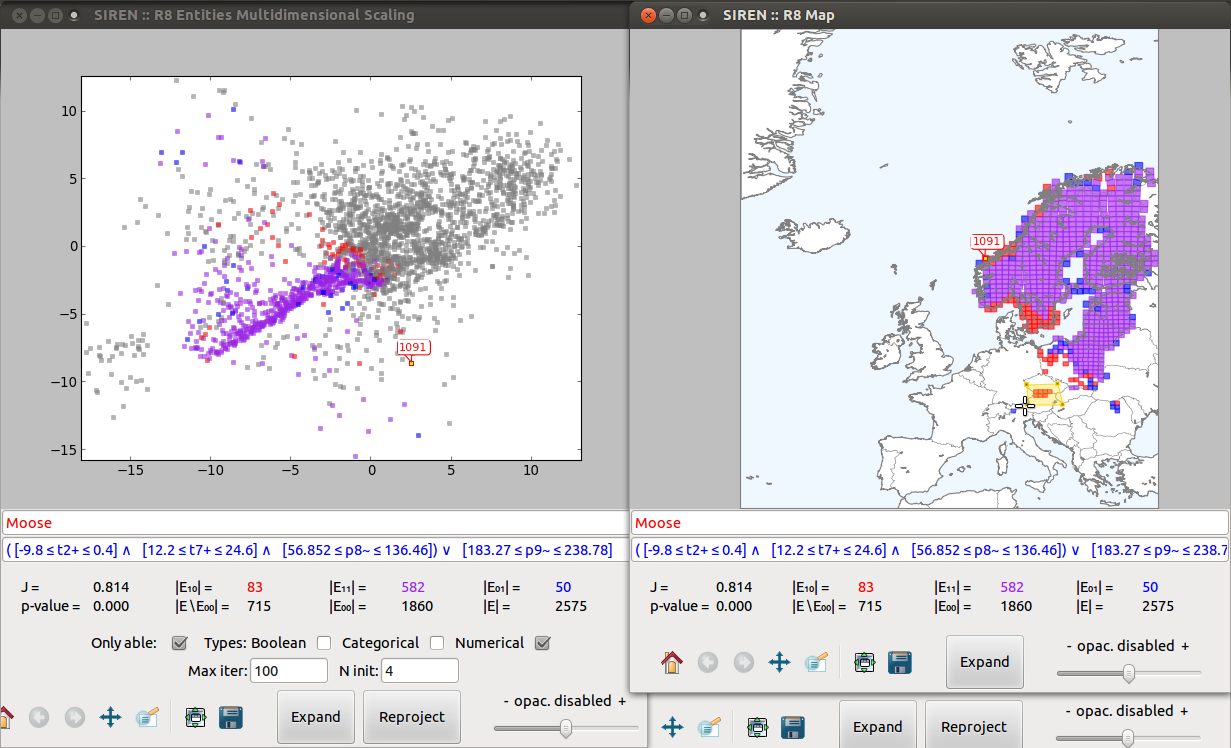
#> input picture sphinx/_figs/stories/BIO/interact/Bio_DrawPolySideRMoose.png, 1231 x 748 px
$ python -i classProj.py   (imports and definitions only)
#> lines starting #> are read from the running program, lines starting #| are printed output that depends on the picture
### TODO check which imports are needed
import re, random, sys
import numpy as np
import inspect, signal
# import tsne
from reremi.classQuery import Query
from reremi.classRedescription import Redescription
from reremi.classData import BoolColM, CatColM, NumColM
import os

import pdb

# [14 lines of commented-out code are left out]

# [22 lines left out: functions withen, withenR, get_children, list_children, not called in this run]

def all_subclasses(cls):
    return cls.__subclasses__() + [g for s in cls.__subclasses__()
                                   for g in all_subclasses(s)]
# [15 lines left out: functions argsF, applyF, not called in this run]

# [173 lines that did not run here, left out]

# [37 lines that did not run here, left out]

# [36 lines that did not run here, left out]


# [42 lines that did not run here, left out]

#### COMMENT OUT FROM  HERE TO GET RID OF SKLEARN
from sklearn import (manifold, datasets, decomposition, ensemble, random_projection)

### The various projections with sklearn
#----------------------------------------------------------------------
# [47 lines that did not run here, left out]


# [26 lines that did not run here, left out]


# [17 lines that did not run here, left out]

# [14 lines that did not run here, left out]

# [14 lines that did not run here, left out]

# [14 lines that did not run here, left out]

# [18 lines that did not run here, left out]

# [18 lines that did not run here, left out]

# [16 lines that did not run here, left out]

# [13 lines that did not run here, left out]

# [17 lines of commented-out code are left out]

>>> import cv2
>>> picture = cv2.imread('../../../sphinx/_figs/stories/BIO/interact/Bio_DrawPolySideRMoose.png', cv2.IMREAD_GRAYSCALE)
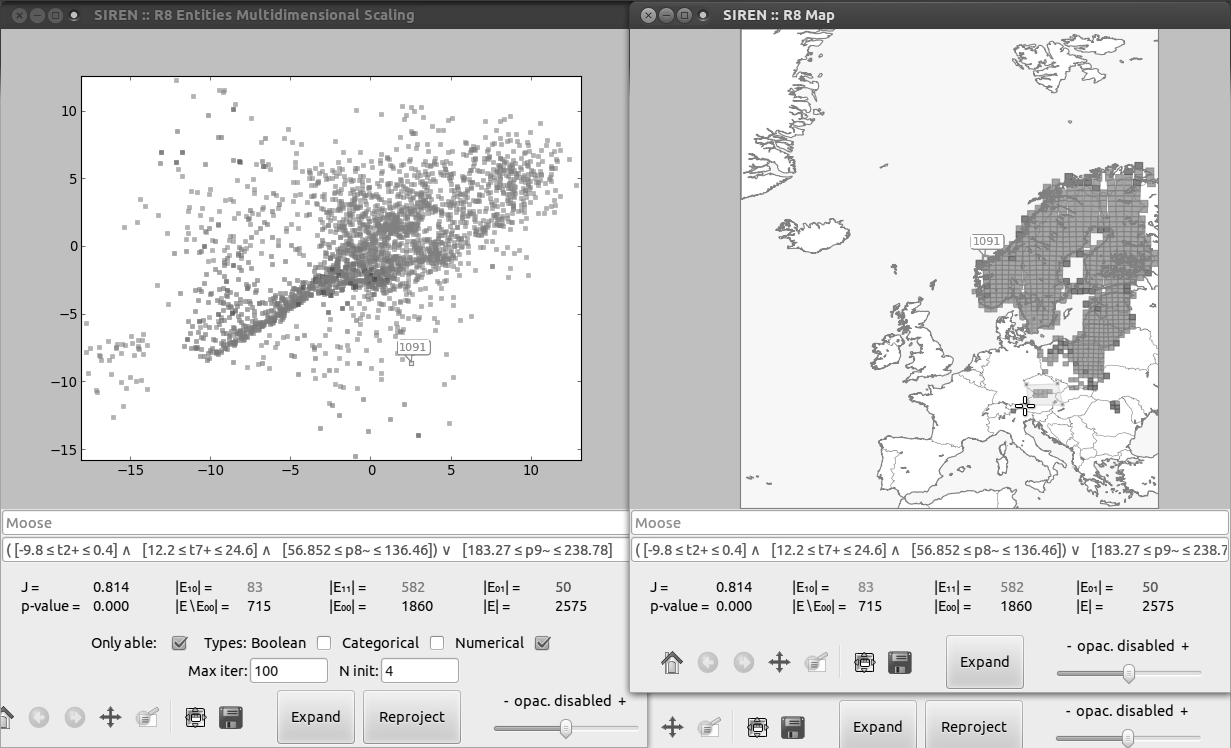
#> picture: shape (748, 1231); min 0, max 255, mean 215.3
#> (the run stopped early here; a loop or call above may not have finished)

$ run again, on sphinx/_figs/stories/BIO/interact/Bio_ExpansionsSortedRMoose.png
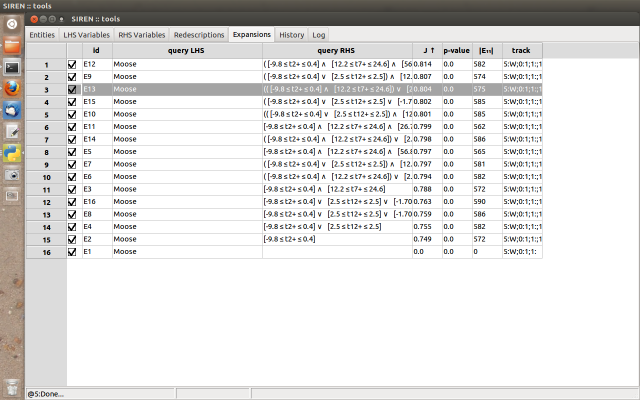
#> input picture sphinx/_figs/stories/BIO/interact/Bio_ExpansionsSortedRMoose.png, 1280 x 800 px (shown at 1/2 size)
#> `picture = cv2.imread('../../../sphinx/_figs/stories/BIO/interact/Bio_D..`:
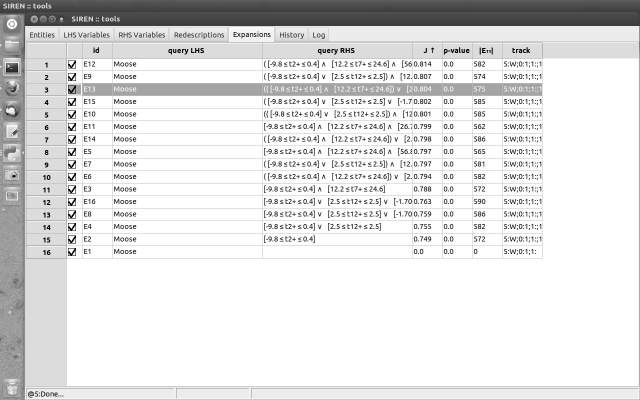
#> picture: shape (800, 1280) (shown at 1/2 size); min 0, max 255, mean 225.1

$ run again, on sphinx/_figs/stories/BIO/interact/Bio_PacoEditRArgali.png
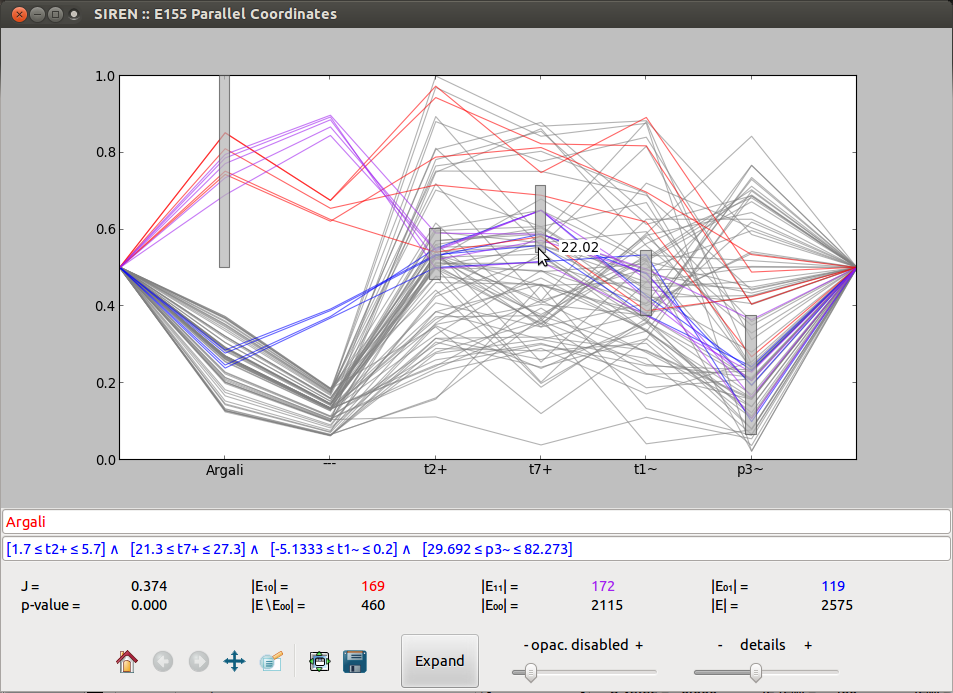
#> input picture sphinx/_figs/stories/BIO/interact/Bio_PacoEditRArgali.png, 953 x 693 px
#> `picture = cv2.imread('../../../sphinx/_figs/stories/BIO/interact/Bio_D..`:
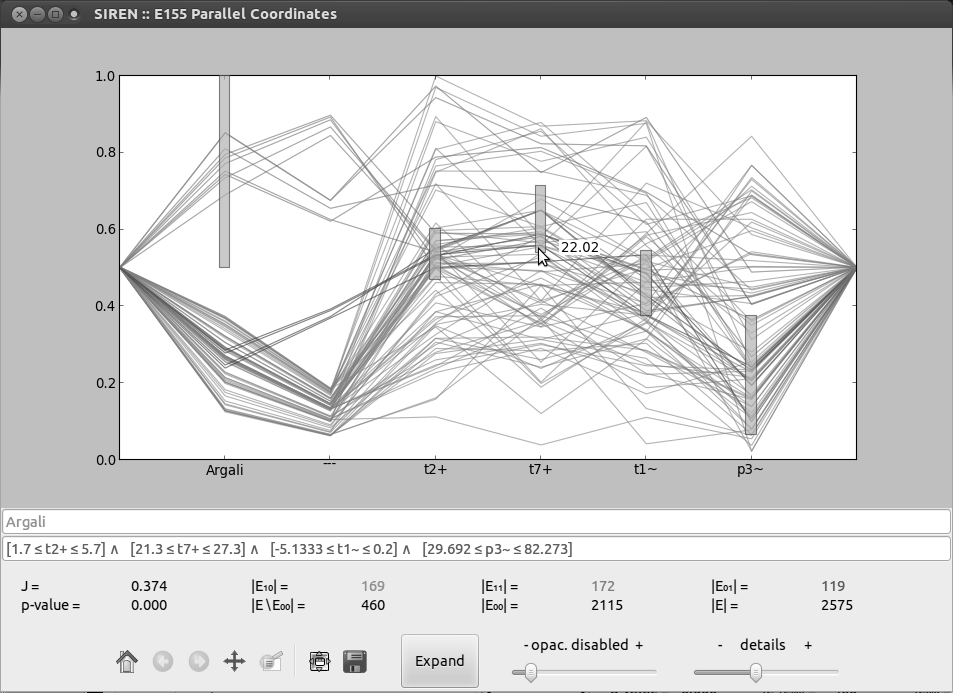
#> picture: shape (693, 953); min 0, max 255, mean 214.9
